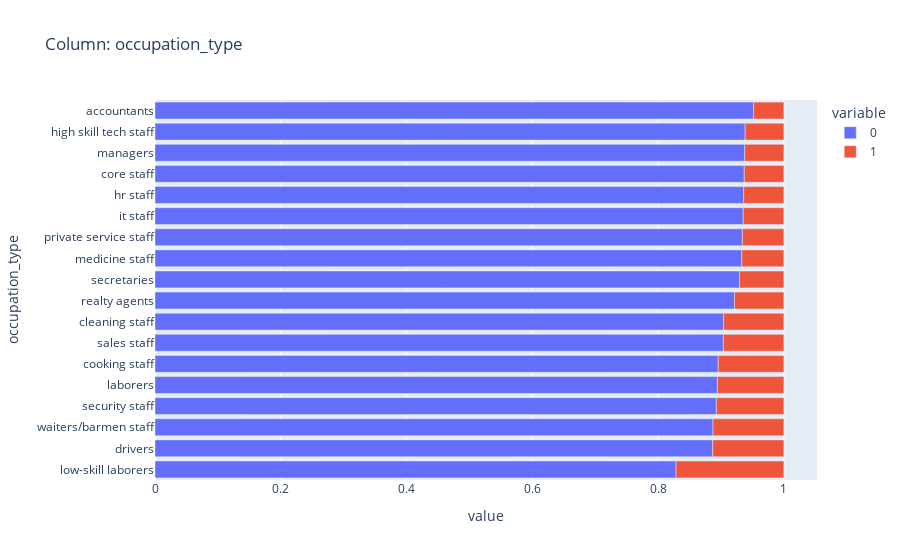
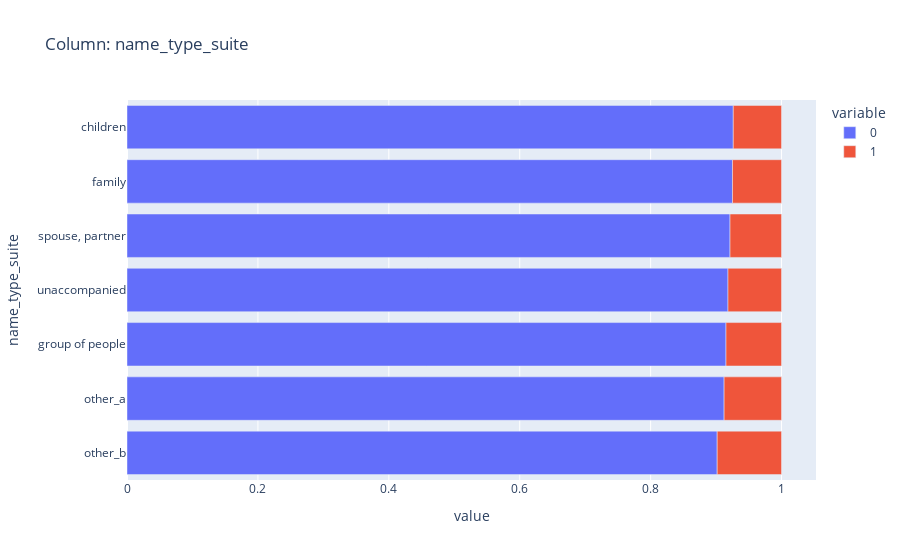
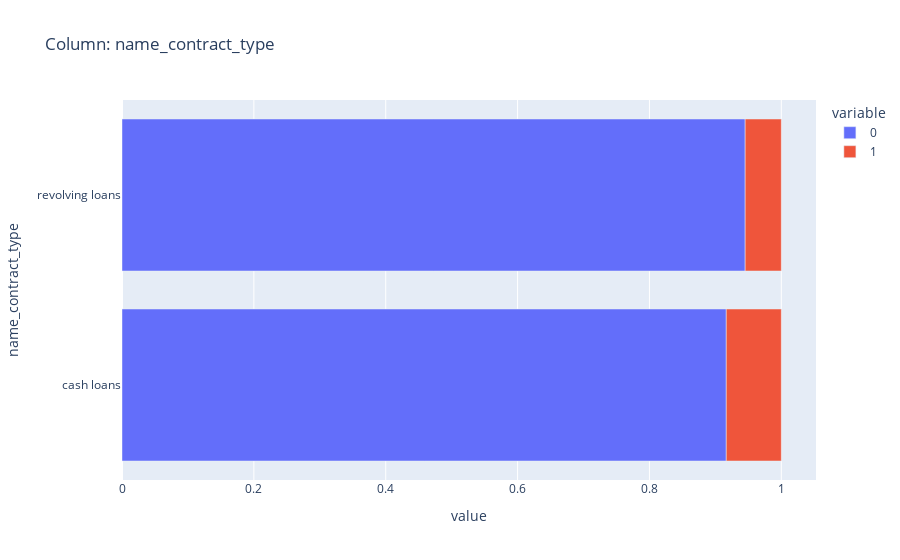
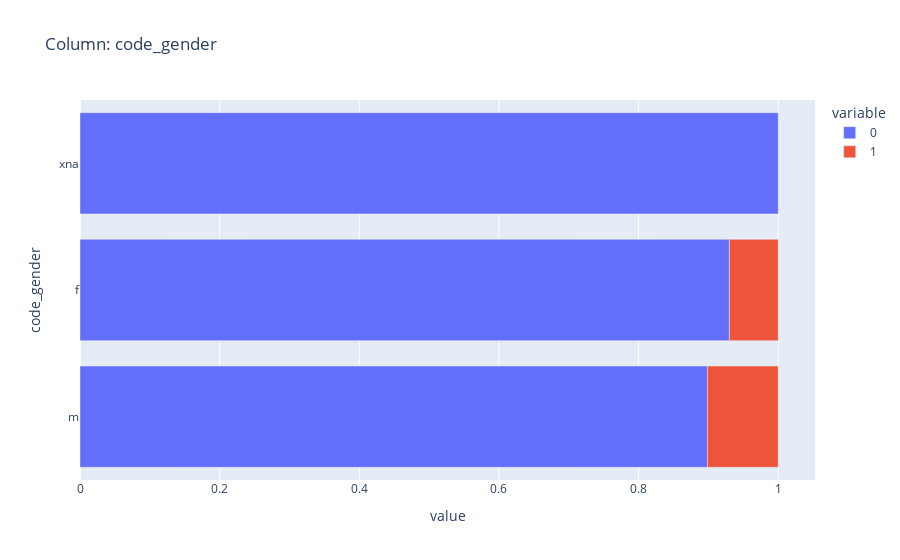

Notebook source saved alongside these figures, in order:
### Code cell
for col in df.select_dtypes(object).columns:
    by_target = df.groupby(['target', col]).count().sk_id_curr.unstack()
    source = get_target_share(by_target).sort_values(by=0).reset_index()

    fig = px.bar(source, y=col, x=[0,1], title=f"Column: {col}")
    fig.show()

### Figure 1 — Plotly figure (JSON) as saved in the notebook; plotly's stock layout.template omitted (floating-point values rounded to 4 significant figures)
{"data": [{"alignmentgroup": "True", "hovertemplate": "variable=0<br>value=%{x}<br>occupation_type=%{y}<extra></extra>", "legendgroup": "0", "marker": {"color": "#636efa", "pattern": {"shape": ""}}, "name": "0", "offsetgroup": "0", "orientation": "h", "showlegend": true, "textposition": "auto", "type": "bar", "x": [0.8285, 0.8867, 0.8872, 0.8926, 0.8942, 0.8956, 0.9037, 0.9039, 0.9214, 0.9295, 0.933, 0.934, 0.9354, 0.9361, 0.937, 0.9379, 0.9384, 0.9517], "xaxis": "x", "y": ["low-skill laborers", "drivers", "waiters/barmen staff", "security staff", "laborers", "cooking staff", "sales staff", "cleaning staff", "realty agents", "secretaries", "medicine staff", "private service staff", "it staff", "hr staff", "core staff", "managers", "high skill tech staff", "accountants"], "yaxis": "y"}, {"alignmentgroup": "True", "hovertemplate": "variable=1<br>value=%{x}<br>occupation_type=%{y}<extra></extra>", "legendgroup": "1", "marker": {"color": "#EF553B", "pattern": {"shape": ""}}, "name": "1", "offsetgroup": "1", "orientation": "h", "showlegend": true, "textposition": "auto", "type": "bar", "x": [0.1715, 0.1133, 0.1128, 0.1074, 0.1058, 0.1044, 0.09632, 0.09607, 0.07856, 0.0705, 0.067, 0.06599, 0.06464, 0.06394, 0.06304, 0.06214, 0.0616, 0.0483], "xaxis": "x", "y": ["low-skill laborers", "drivers", "waiters/barmen staff", "security staff", "laborers", "cooking staff", "sales staff", "cleaning staff", "realty agents", "secretaries", "medicine staff", "private service staff", "it staff", "hr staff", "core staff", "managers", "high skill tech staff", "accountants"], "yaxis": "y"}], "layout": {"autosize": true, "barmode": "relative", "legend": {"title": {"text": "variable"}, "tracegroupgap": 0}, "title": {"text": "Column: occupation_type"}, "xaxis": {"anchor": "y", "autorange": true, "domain": [0, 1], "range": [0, 1.053], "title": {"text": "value"}, "type": "linear"}, "yaxis": {"anchor": "x", "autorange": true, "domain": [0, 1], "range": [-0.5, 17.5], "title": {"text": "occupation_type"}, "type": "category"}}}

### Figure 2 — Plotly figure (JSON) as saved in the notebook; plotly's stock layout.template omitted (floating-point values rounded to 4 significant figures)
{"data": [{"alignmentgroup": "True", "hovertemplate": "variable=0<br>value=%{x}<br>name_type_suite=%{y}<extra></extra>", "legendgroup": "0", "marker": {"color": "#636efa", "pattern": {"shape": ""}}, "name": "0", "offsetgroup": "0", "orientation": "h", "showlegend": true, "textposition": "auto", "type": "bar", "x": [0.9017, 0.9122, 0.9151, 0.9182, 0.9213, 0.9251, 0.9262], "xaxis": "x", "y": ["other_b", "other_a", "group of people", "unaccompanied", "spouse, partner", "family", "children"], "yaxis": "y"}, {"alignmentgroup": "True", "hovertemplate": "variable=1<br>value=%{x}<br>name_type_suite=%{y}<extra></extra>", "legendgroup": "1", "marker": {"color": "#EF553B", "pattern": {"shape": ""}}, "name": "1", "offsetgroup": "1", "orientation": "h", "showlegend": true, "textposition": "auto", "type": "bar", "x": [0.09831, 0.08776, 0.08487, 0.08183, 0.07872, 0.07495, 0.07377], "xaxis": "x", "y": ["other_b", "other_a", "group of people", "unaccompanied", "spouse, partner", "family", "children"], "yaxis": "y"}], "layout": {"autosize": true, "barmode": "relative", "legend": {"title": {"text": "variable"}, "tracegroupgap": 0}, "title": {"text": "Column: name_type_suite"}, "xaxis": {"anchor": "y", "autorange": true, "domain": [0, 1], "range": [0, 1.053], "title": {"text": "value"}, "type": "linear"}, "yaxis": {"anchor": "x", "autorange": true, "domain": [0, 1], "range": [-0.5, 6.5], "title": {"text": "name_type_suite"}, "type": "category"}}}

### Figure 3 — Plotly figure (JSON) as saved in the notebook; plotly's stock layout.template omitted (floating-point values rounded to 4 significant figures)
{"data": [{"alignmentgroup": "True", "hovertemplate": "variable=0<br>value=%{x}<br>name_contract_type=%{y}<extra></extra>", "legendgroup": "0", "marker": {"color": "#636efa", "pattern": {"shape": ""}}, "name": "0", "offsetgroup": "0", "orientation": "h", "showlegend": true, "textposition": "auto", "type": "bar", "x": [0.9165, 0.9452], "xaxis": "x", "y": ["cash loans", "revolving loans"], "yaxis": "y"}, {"alignmentgroup": "True", "hovertemplate": "variable=1<br>value=%{x}<br>name_contract_type=%{y}<extra></extra>", "legendgroup": "1", "marker": {"color": "#EF553B", "pattern": {"shape": ""}}, "name": "1", "offsetgroup": "1", "orientation": "h", "showlegend": true, "textposition": "auto", "type": "bar", "x": [0.08346, 0.05478], "xaxis": "x", "y": ["cash loans", "revolving loans"], "yaxis": "y"}], "layout": {"autosize": true, "barmode": "relative", "legend": {"title": {"text": "variable"}, "tracegroupgap": 0}, "title": {"text": "Column: name_contract_type"}, "xaxis": {"anchor": "y", "autorange": true, "domain": [0, 1], "range": [0, 1.053], "title": {"text": "value"}, "type": "linear"}, "yaxis": {"anchor": "x", "autorange": true, "domain": [0, 1], "range": [-0.5, 1.5], "title": {"text": "name_contract_type"}, "type": "category"}}}

### Figure 4 — Plotly figure (JSON) as saved in the notebook; plotly's stock layout.template omitted (floating-point values rounded to 4 significant figures)
{"data": [{"alignmentgroup": "True", "hovertemplate": "variable=0<br>value=%{x}<br>code_gender=%{y}<extra></extra>", "legendgroup": "0", "marker": {"color": "#636efa", "pattern": {"shape": ""}}, "name": "0", "offsetgroup": "0", "orientation": "h", "showlegend": true, "textposition": "auto", "type": "bar", "x": [0.8986, 0.93, 1], "xaxis": "x", "y": ["m", "f", "xna"], "yaxis": "y"}, {"alignmentgroup": "True", "hovertemplate": "variable=1<br>value=%{x}<br>code_gender=%{y}<extra></extra>", "legendgroup": "1", "marker": {"color": "#EF553B", "pattern": {"shape": ""}}, "name": "1", "offsetgroup": "1", "orientation": "h", "showlegend": true, "textposition": "auto", "type": "bar", "x": [0.1014, 0.06999, null], "xaxis": "x", "y": ["m", "f", "xna"], "yaxis": "y"}], "layout": {"autosize": true, "barmode": "relative", "legend": {"title": {"text": "variable"}, "tracegroupgap": 0}, "title": {"text": "Column: code_gender"}, "xaxis": {"anchor": "y", "autorange": true, "domain": [0, 1], "range": [0, 1.053], "title": {"text": "value"}, "type": "linear"}, "yaxis": {"anchor": "x", "autorange": true, "domain": [0, 1], "range": [-0.5, 2.5], "title": {"text": "code_gender"}, "type": "category"}}}
